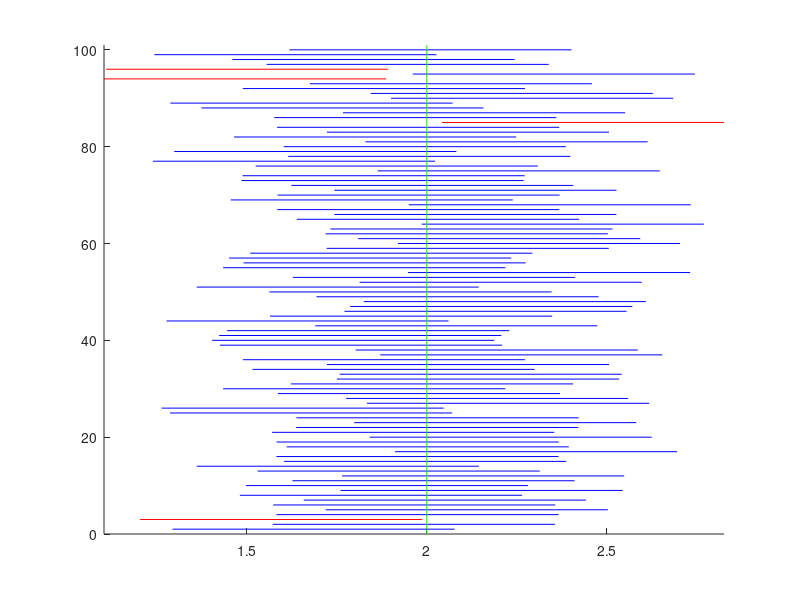

Recreate this plot in MATLAB.
%% Problem 1: Simulering av konfidensintervall
% Parametrar:
n = 25; %Antal matningar
mu = 2; %Vantevardet
sigma = 1; %Standardavvikelsen
alpha = 0.05;
%Simulerar n observationer for varje intervall
x = normrnd(mu, sigma,n,100); %n x 100 matris med varden
%Skattar mu med medelvardet
xbar = mean(x); %vektor med 100 medelvarden.
%Beraknar de undre och ovre granserna
undre = xbar - norminv(1-alpha/2)*sigma/sqrt(n);
ovre = xbar + norminv(1-alpha/2)*sigma/sqrt(n);

%% Problem 1: Simulering av konfidensintervall (forts.)
%Ritar upp alla intervall
figure(1)
hold on
for k=1:100
if ovre(k) < mu % Rodmarkerar intervall som missar mu
plot([undre(k) ovre(k)],[k k],'r')
elseif undre(k) > mu
plot([undre(k) ovre(k)],[k k],'r')
else
plot([undre(k) ovre(k)],[k k],'b')
end
end
%b1 och b2 ar bara till for att figuren ska se snygg ut.
b1 = min(xbar - norminv(1 - alpha/2)*sigma/sqrt(n));
b2 = max(xbar + norminv(1 - alpha/2)*sigma/sqrt(n));
axis([b1 b2 0 101]) %Tar bort outnyttjat utrymme i figuren
%Ritar ut det sanna vardet
plot([mu mu],[0 101],'g')
hold off